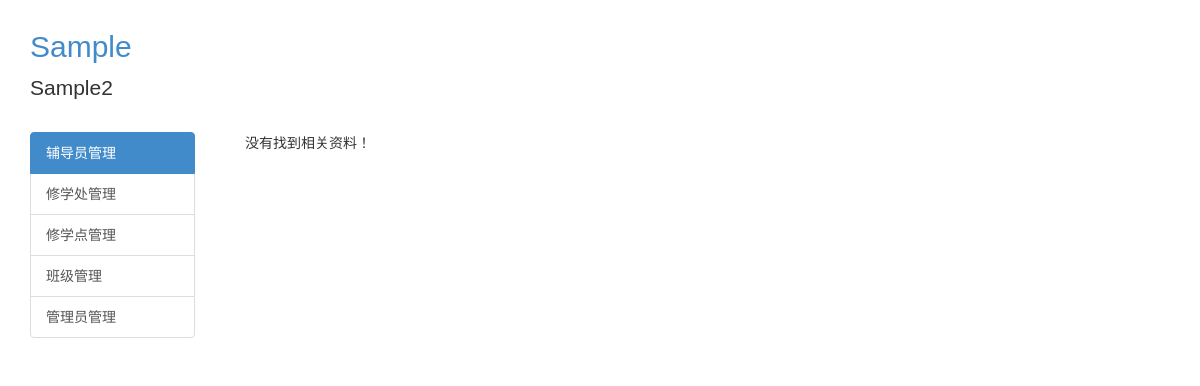
Page /evaluation/list/1 (signed in) on the earlier database version.
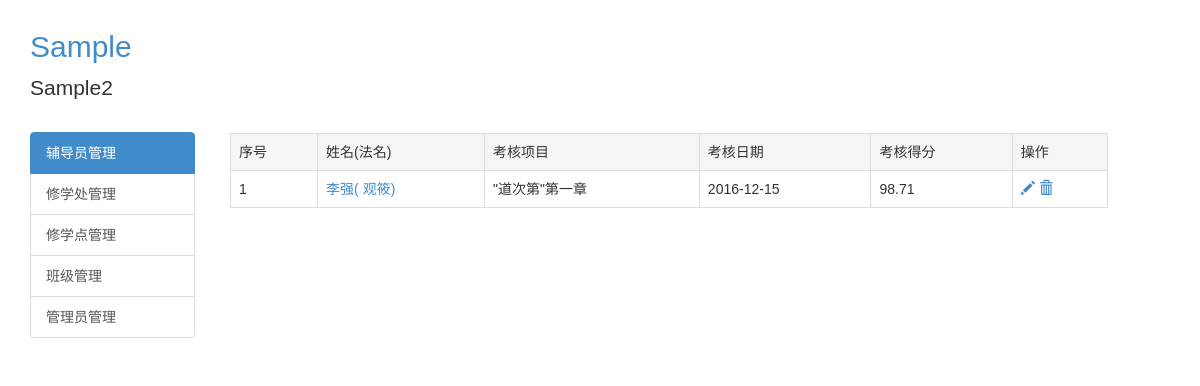
Same page on the later database version.
### putidms/models/counselor.py (models this page shows, shortened)
class EvaluationRecord(db.Model):
    __tablename__ = 'evaluation_records'
    id = db.Column(db.Integer, primary_key=True, autoincrement=True)
    item = db.Column(db.String(255), nullable=False, index=True)
    shiftdate = db.Column(db.Date, nullable=False)
    score = db.Column(db.Integer)
    counselor_id = db.Column(db.Integer, db.ForeignKey('counselors.id'))
    update_user = db.Column(db.Integer)
    create_time = db.Column(db.DateTime, default=datetime.utcnow)
    update_time = db.Column(db.DateTime, default=datetime.utcnow)

class Counselor(db.Model):
    __tablename__ = 'counselors'
    id = db.Column(db.Integer, primary_key=True, autoincrement=True)
    username = db.Column(db.String(100), nullable=False, index=True)
    religiousname = db.Column(db.String(100))
    gender = db.Column(db.String(50))
    birthday = db.Column(db.Date)
    mobile = db.Column(db.String(50))
    email = db.Column(db.String(100))
    class_id = db.Column(db.Integer, db.ForeignKey('classes.id'))
    duty_id = db.Column(db.Integer, db.ForeignKey('duties.id'))  # 岗位
    is_delete = db.Column(db.Integer, default=0)
    create_user = db.Column(db.Integer)
    create_time = db.Column(db.DateTime, default=datetime.utcnow)
    update_user = db.Column(db.Integer)
    update_time = db.Column(db.DateTime, default=datetime.utcnow)
    lead_class_records = db.relationship('LeadClassRecord', backref='counselor', lazy='dynamic')
    training_records = db.relationship('TrainingRecord', backref='counselor', lazy='dynamic')
    evaluation_records = db.relationship('EvaluationRecord', backref='counselor', lazy='dynamic')

### putidms/main/views.py (the view)
@mod.route('/evaluation/list/<int:cid>')
@login_required
def evaluation_list(cid):
    records = EvaluationRecord.query.filter_by(counselor_id=cid).order_by(EvaluationRecord.update_time.desc()).all()
    return render_template('main/evaluation_list.html', records=records)

### putidms/models/user.py (called while the page is built)
@login_manager.user_loader
def load_user(user_id):
    return User.query.get(int(user_id))

### putidms/templates/main/evaluation_list.html (shortened to what this page needs)
{% extends 'base.html' %}
{% block content %}
    <div class="row">
        <div class="col-md-12">
            {% if records %}
                <div class="row">
                    <table class="table table-bordered">
                        <tr class="active">
                            <td>序号</td>
                            <td>姓名(法名)</td>
                            <td>考核项目</td>
                            <td>考核日期</td>
                            <td>考核得分</td>
                            <td>操作</td>
                        </tr>
                        {% for r in records %}
                            <tr>
                                <td>{{ loop.index }}</td>
                                <td>
                                    <a href="{{ url_for('main.counselor_search',cid=r.counselor_id) }}">
                                        {{ r.counselor.username }}{% if r.counselor.religiousname %}(
                                            {{ r.counselor.religiousname }}){% endif %}
                                    </a>
                                </td>
                                <td>{{ r.item }}</td>
                                <td>{{ r.shiftdate }}</td>
                                <td>{{ r.score }}</td>
                                <td>
                                    <a href="{{ url_for('main.evaluation_edit',id=r.id) }}" title="编辑">
                                        <span class="glyphicon glyphicon-pencil"></span>
                                    </a>
                                    <a href="javascript:void(0);" title="删除"
                                       onclick="confirm_delete('{{ url_for("main.evaluation_delete",id=r.id) }}');">
                                        <span class="glyphicon glyphicon-trash"></span>
                                    </a>
                                </td>
                            </tr>
                        {% endfor %}
                    </table>
                </div>
            {% else %}
                <div class="row">
                    <div class="col-md-12">
                        没有找到相关资料！
                    </div>
                </div>
            {% endif %}
        </div>
    </div>
{% endblock %}

### putidms/templates/base.html (shortened to what this page needs)
<!DOCTYPE html>
<html lang="en">
<head>
    {% block css %}
        <link href="{{ url_for('static', filename='bootstrap/css/bootstrap.min.css') }}" rel="stylesheet"
              type="text/css"/>
        <link href="{{ url_for('static', filename='css/common.css') }}" rel="stylesheet" type="text/css"/>
        <link href="{{ url_for('static', filename='css/jquery-confirm.min.css') }}" rel="stylesheet" type="text/css"/>
    {% endblock %}
</head>
<body>
<header>
    <div class='header-top'>
        <div class="container">
            <h2 class="putidms-title"><a href="{{ url_for('main.index') }}">Sample</a></h2>
            <p class="lead signature">Sample2</p>
        </div>
    </div>
</header>
<div class="container">
    <div class="row" id="content2">
        <div class="col-md-2">
            {% block sidebar %}
                <div class="list-group">
                    <a href="{{ url_for('main.counselor_list') }}" class="list-group-item active">辅导员管理</a>
                    <a href="{{ url_for('admin.division_list') }}" class="list-group-item">修学处管理</a>
                    <a href="{{ url_for('admin.department_list') }}" class="list-group-item">修学点管理</a>
                    <a href="{{ url_for('admin.class_list') }}" class="list-group-item">班级管理</a>
                    <a href="{{ url_for('auth.user_list') }}" class="list-group-item">管理员管理</a>
                </div>
            {% endblock %}
        </div>
        <div class="col-md-9" style="margin-left: 20px;">
            <div class="row">
                <div class="col-md-12">
                </div>
            </div>
            <div class="row">
                <div class="col-md-12">
                    {% block content %}{% endblock %}
                </div>
            </div>
        </div>
    </div>
</div>
</body>
</html>

### putidms/static/css/common.css (style rules this page uses)
.container { margin-top: 10px; }
.putidms-title a { text-decoration: none; }

Differences in the rows shown:
added EvaluationRecord: counselor.username "李强", counselor.religiousname "观筱", item "\"道次第\"第一章", shiftdate "2016-12-15", score "98.71"
Other differences:
text no longer shown: "没有找到相关资料！"
text now shown: "序号 姓名(法名) 考核项目 考核日期 考核得分 操作"
